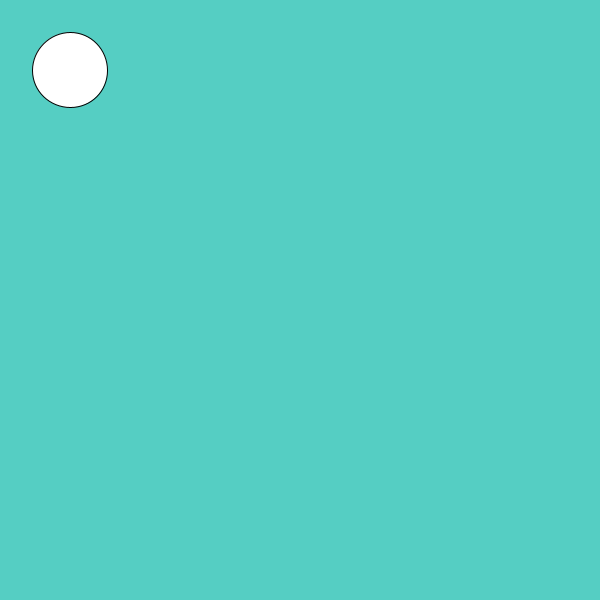
Frame 1 (no input)
Frame 60 (the mouse pressed at the canvas centre just before this capture): identical to frame 1, image omitted
Frame 120 (the mouse held since frame 60 and released just before this capture): identical to frame 1, image omitted

The Processing sketch that drew this single still picture (run headless with seeded random() and noise(); from frame 60 on, the mouse is pressed at the canvas centre):

// Processing sketch: slippery_dot
// ── slippery_dot.pde
/*** When you are done, this program will draw an ellipse 
     that jumps to new location each time you click on it.
***/
 
 // 1. Create three integer variables to represent the x, y, and the size of the ellipse
 int x=70;
 int y=70;
int size=75;
    void setup() {
      // 2. Set the size of your sketch
    size(600,600);
    }
    
    void draw() {
    
      // 3. Set the background color of your sketch
     background(#55CEC3);
      // 4. Draw an ellipse using the variables created at the top of the sketch for the location and size of your ellipse. 
      //    Make sure it fits in the window. Change the variables if it does not.
      ellipse(x,y,size,size);
    
    
    }
    
    /******** This method gets called automatically when you press the mouse ************/
    void mousePressed() {
      //5. Create an integer variable called distance
      int distance;
      //6. The getDistanceFromMouse() method below returns a number.
      //   Set the value of your distance variable to the value returned by the getDistance method
      //   You will need to pass the x and y location of your ellipse to this method.
      distance=getDistanceFromMouse(x,y);
          
      //7.  Use an if statement to check if your distance variable is < the radius of the ellipse
      //    If it is, make a new x AND y for the ellipse, for a new random location on the window
      //    Hint: Use a code like this      x = (int) random(width);
     if(distance<size/2) {
     x=(int) random(width);
     y=(int) random(height);
     }
       
    
      
    }
    
    /********  This method gives you the number of pixels between the mouse and the x,y point ***********/
    int getDistanceFromMouse(int x, int y) {
      return (int)Math.sqrt(Math.pow((mouseX-x),2) + Math.pow((mouseY-y),2));
    }
